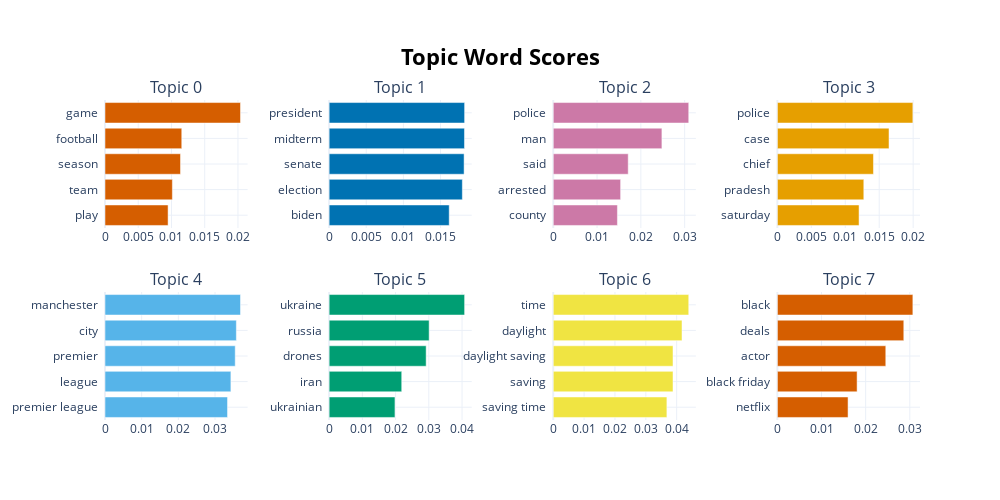

Notebook code for this chart:
### Code cell
# model.visualize_documents(titles)
# model.get_topic_info()
model.visualize_barchart()

### Figure 1 — Plotly figure (JSON) as saved in the notebook; plotly's stock layout.template omitted (floating-point values rounded to 4 significant figures)
{"data": [{"marker": {"color": "#D55E00"}, "orientation": "h", "type": "bar", "x": [0.00949, 0.01014, 0.01136, 0.01155, 0.02038], "xaxis": "x", "y": ["play  ", "team  ", "season  ", "football  ", "game  "], "yaxis": "y"}, {"marker": {"color": "#0072B2"}, "orientation": "h", "type": "bar", "x": [0.01617, 0.01794, 0.01818, 0.01823, 0.01825], "xaxis": "x2", "y": ["biden  ", "election  ", "senate  ", "midterm  ", "president  "], "yaxis": "y2"}, {"marker": {"color": "#CC79A7"}, "orientation": "h", "type": "bar", "x": [0.01465, 0.01538, 0.01711, 0.02481, 0.03093], "xaxis": "x3", "y": ["county  ", "arrested  ", "said  ", "man  ", "police  "], "yaxis": "y3"}, {"marker": {"color": "#E69F00"}, "orientation": "h", "type": "bar", "x": [0.01203, 0.01273, 0.01415, 0.01644, 0.01996], "xaxis": "x4", "y": ["saturday  ", "pradesh  ", "chief  ", "case  ", "police  "], "yaxis": "y4"}, {"marker": {"color": "#56B4E9"}, "orientation": "h", "type": "bar", "x": [0.03342, 0.03433, 0.03551, 0.03582, 0.03695], "xaxis": "x5", "y": ["premier league  ", "league  ", "premier  ", "city  ", "manchester  "], "yaxis": "y5"}, {"marker": {"color": "#009E73"}, "orientation": "h", "type": "bar", "x": [0.01981, 0.02185, 0.0292, 0.0301, 0.04078], "xaxis": "x6", "y": ["ukrainian  ", "iran  ", "drones  ", "russia  ", "ukraine  "], "yaxis": "y6"}, {"marker": {"color": "#F0E442"}, "orientation": "h", "type": "bar", "x": [0.03683, 0.03881, 0.03881, 0.04172, 0.04391], "xaxis": "x7", "y": ["saving time  ", "saving  ", "daylight saving  ", "daylight  ", "time  "], "yaxis": "y7"}, {"marker": {"color": "#D55E00"}, "orientation": "h", "type": "bar", "x": [0.01601, 0.01806, 0.02456, 0.02864, 0.0307], "xaxis": "x8", "y": ["netflix  ", "black friday  ", "actor  ", "deals  ", "black  "], "yaxis": "y8"}], "layout": {"annotations": [{"font": {"size": 16}, "showarrow": false, "text": "Topic 0", "x": 0.0875, "xanchor": "center", "xref": "paper", "y": 1, "yanchor": "bottom", "yref": "paper"}, {"font": {"size": 16}, "showarrow": false, "text": "Topic 1", "x": 0.3625, "xanchor": "center", "xref": "paper", "y": 1, "yanchor": "bottom", "yref": "paper"}, {"font": {"size": 16}, "showarrow": false, "text": "Topic 2", "x": 0.6375, "xanchor": "center", "xref": "paper", "y": 1, "yanchor": "bottom", "yref": "paper"}, {"font": {"size": 16}, "showarrow": false, "text": "Topic 3", "x": 0.9125, "xanchor": "center", "xref": "paper", "y": 1, "yanchor": "bottom", "yref": "paper"}, {"font": {"size": 16}, "showarrow": false, "text": "Topic 4", "x": 0.0875, "xanchor": "center", "xref": "paper", "y": 0.4, "yanchor": "bottom", "yref": "paper"}, {"font": {"size": 16}, "showarrow": false, "text": "Topic 5", "x": 0.3625, "xanchor": "center", "xref": "paper", "y": 0.4, "yanchor": "bottom", "yref": "paper"}, {"font": {"size": 16}, "showarrow": false, "text": "Topic 6", "x": 0.6375, "xanchor": "center", "xref": "paper", "y": 0.4, "yanchor": "bottom", "yref": "paper"}, {"font": {"size": 16}, "showarrow": false, "text": "Topic 7", "x": 0.9125, "xanchor": "center", "xref": "paper", "y": 0.4, "yanchor": "bottom", "yref": "paper"}], "height": 500, "hoverlabel": {"bgcolor": "white", "font": {"family": "Rockwell", "size": 16}}, "showlegend": false, "title": {"font": {"color": "Black", "size": 22}, "text": "<b>Topic Word Scores", "x": 0.5, "xanchor": "center", "yanchor": "top"}, "width": 1000, "xaxis": {"anchor": "y", "autorange": true, "domain": [0, 0.175], "range": [0, 0.02146], "showgrid": true, "type": "linear"}, "xaxis2": {"anchor": "y2", "autorange": true, "domain": [0.275, 0.45], "range": [0, 0.01921], "showgrid": true, "type": "linear"}, "xaxis3": {"anchor": "y3", "autorange": true, "domain": [0.55, 0.725], "range": [0, 0.03256], "showgrid": true, "type": "linear"}, "xaxis4": {"anchor": "y4", "autorange": true, "domain": [0.825, 1], "range": [0, 0.02101], "showgrid": true, "type": "linear"}, "xaxis5": {"anchor": "y5", "autorange": true, "domain": [0, 0.175], "range": [0, 0.03889], "showgrid": true, "type": "linear"}, "xaxis6": {"anchor": "y6", "autorange": true, "domain": [0.275, 0.45], "range": [0, 0.04292], "showgrid": true, "type": "linear"}, "xaxis7": {"anchor": "y7", "autorange": true, "domain": [0.55, 0.725], "range": [0, 0.04622], "showgrid": true, "type": "linear"}, "xaxis8": {"anchor": "y8", "autorange": true, "domain": [0.825, 1], "range": [0, 0.03231], "showgrid": true, "type": "linear"}, "yaxis": {"anchor": "x", "autorange": true, "domain": [0.6, 1], "range": [-0.5, 4.5], "showgrid": true, "type": "category"}, "yaxis2": {"anchor": "x2", "autorange": true, "domain": [0.6, 1], "range": [-0.5, 4.5], "showgrid": true, "type": "category"}, "yaxis3": {"anchor": "x3", "autorange": true, "domain": [0.6, 1], "range": [-0.5, 4.5], "showgrid": true, "type": "category"}, "yaxis4": {"anchor": "x4", "autorange": true, "domain": [0.6, 1], "range": [-0.5, 4.5], "showgrid": true, "type": "category"}, "yaxis5": {"anchor": "x5", "autorange": true, "domain": [0, 0.4], "range": [-0.5, 4.5], "showgrid": true, "type": "category"}, "yaxis6": {"anchor": "x6", "autorange": true, "domain": [0, 0.4], "range": [-0.5, 4.5], "showgrid": true, "type": "category"}, "yaxis7": {"anchor": "x7", "autorange": true, "domain": [0, 0.4], "range": [-0.5, 4.5], "showgrid": true, "type": "category"}, "yaxis8": {"anchor": "x8", "autorange": true, "domain": [0, 0.4], "range": [-0.5, 4.5], "showgrid": true, "type": "category"}}}
